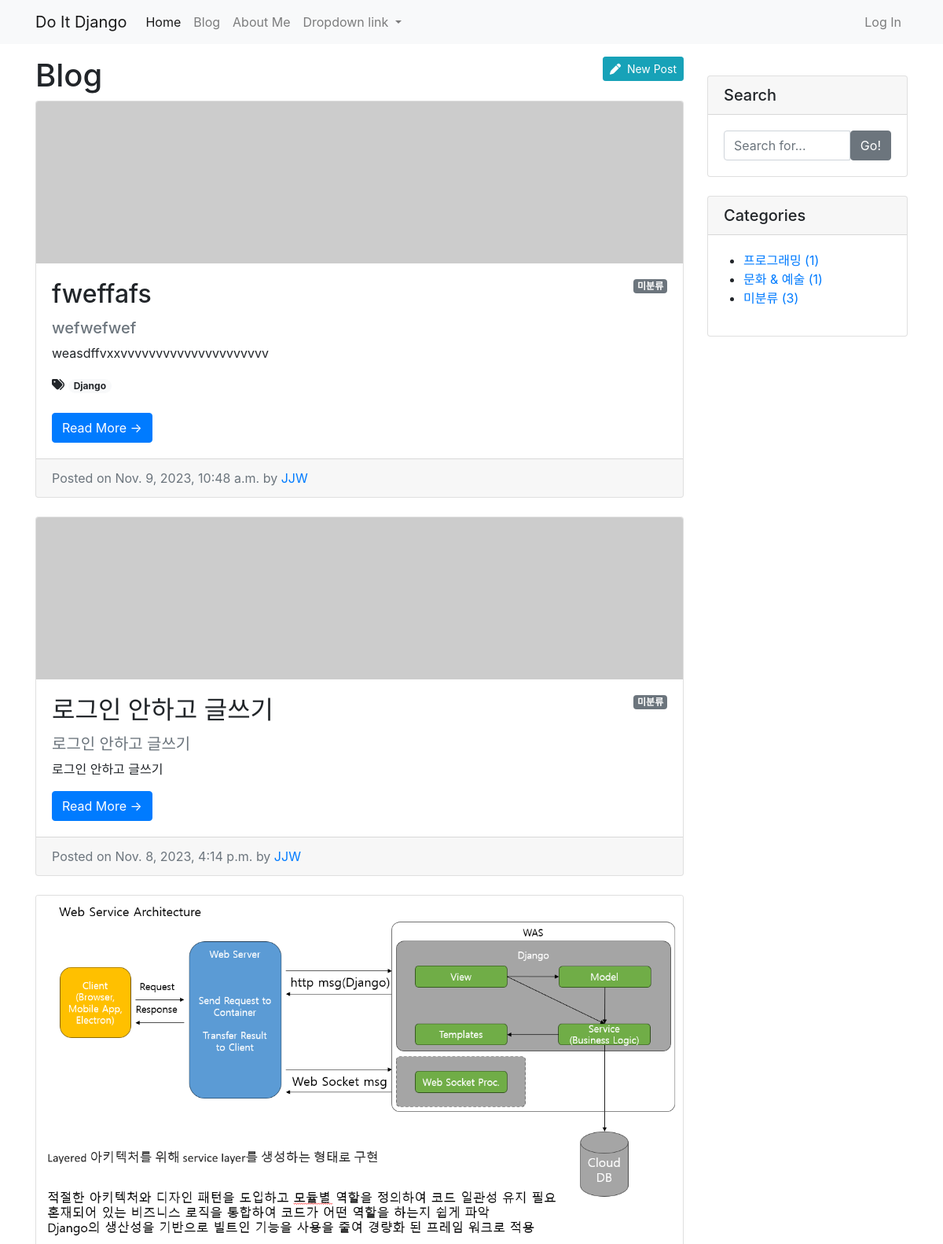
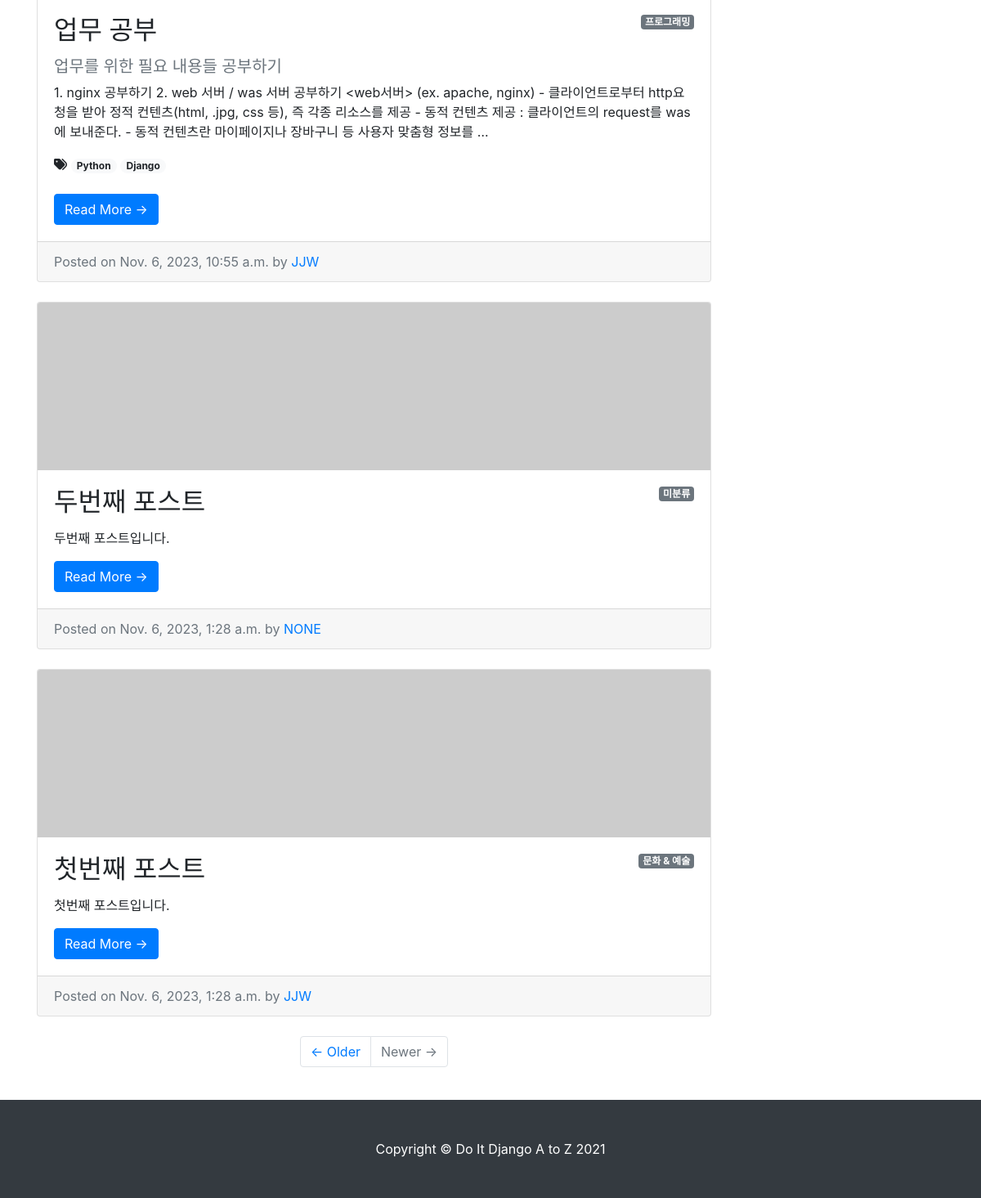
Page /blog/ (signed in) on the committed database (2 pictures, top to bottom).
### blog/models.py (models this page shows, shortened)
class Post(models.Model):
    title = models.CharField(max_length=30)
    hook_text = models.CharField(max_length=100, blank=True)
    content = models.TextField()
    head_image = models.ImageField(upload_to='blog/images/%Y/%m/%d/', blank=True)
    file_upload = models.FileField(upload_to='blog/files/%Y/%m/%d/', blank=True)
    created_at = models.DateTimeField(auto_now_add=True)
    updated_at = models.DateTimeField(auto_now=True)
    author = models.ForeignKey(User, null=True, blank=True, on_delete=models.SET_NULL)  # 작성자가 삭제되면 해당 작성자가 작성한 포스트에 작성자를 빈 칸으로 둔다.
    category = models.ForeignKey(Category, null=True, blank=True, on_delete=models.SET_NULL)
    tags = models.ManyToManyField(Tag, blank=True)  # ManyToManyField는 기본적으로 null=True가 설정되어 있어 따로 입력한 null=True는 효과가 없다.
    def __str__(self):
        return f'[{self.pk}] {self.title} :: {self.author}'
    def get_absolute_url(self):
        return f'/blog/{self.pk}/'

class Tag(models.Model):
    name = models.CharField(max_length=50)
    slug = models.SlugField(max_length=200, unique=True, allow_unicode=True)
    def __str__(self):
        return self.name
    def get_absolute_url(self):
        return f'/blog/tag/{self.slug}/'

class Category(models.Model):
    name = models.CharField(max_length=50, unique=True)
    slug = models.SlugField(max_length=200, unique=True, allow_unicode=True)
    def __str__(self):  # 해당 클래스로 만들어진 인스턴트 자체를 출력할 때, 문자열로 설명해주기 위한 메서드이다.
        return self.name
    def get_absolute_url(self):
        return f'/blog/category/{self.slug}/'
    class Meta:
        verbose_name_plural = 'Categories'  # admin 페이지 내의 자동으로 설정된 'Categorys'를 'Categories'로 변경

### blog/views.py (the view)
# urls.py: path('', views.PostList.as_view()),
class PostList(ListView):
    model = Post
    ordering = '-pk'
    def get_context_data(self, **kwargs):
        context = super(PostList, self).get_context_data()
        context['categories'] = Category.objects.all()
        context['no_category_post_count'] = Post.objects.filter(category=None).count()
        return context

### blog/templates/blog/post_list.html (shortened to what this page needs)
{% extends 'blog/base.html' %}
{% block main_area %}
    {% if user.is_authenticated %}
        {% if user.is_superuser or user.is_staff %}
            <a class="btn btn-info btn-sm float-right" href="/blog/create_post/" role="button"><i class="fas fa-pen"></i>&nbsp;&nbsp;New Post</a>
        {% endif %}
    {% endif %}
    <h1>Blog
    </h1>
        {% if post_list.exists %}
            {% for p in post_list %}
                <div class="card mb-4" id="post-{{ p.pk }}">
                    {% if p.head_image %}
                    <img class="card-img-top" src="{{ p.head_image.url }}" alt="{{ p }} head image">
                    {% else %}
                    <img class="card-img-top" src="https://picsum.photos/seed/{{ p.id }}/800/200" alt="random_image">
                    {% endif %}
                    <div class="card-body">
                        {% if p.category %}
                            <span class="badge badge-secondary float-right">{{ p.category }}</span>
                        {% else %}
                            <span class="badge badge-secondary float-right">미분류</span>
                        {% endif %}
                        <h2 class="card-title">{{ p.title }}</h2>
                        {% if p.hook_text %}
                            <h5 class="text-muted">{{ p.hook_text }}</h5>
                        {% endif %}
                        <p class="card-text">{{ p.content | truncatewords:45 }}</p>
                        {% if p.tags.exists %}
                            <i class="fas fa-tags"></i>
                            {% for tag in p.tags.iterator %}
                                <a href="{{ tag.get_absolute_url }}"><span class="badge badge-pill badge-light">{{ tag }}</span></a>
                            {% endfor %}
                            <br />
                            <br />
                        {% endif %}
                        <a href="{{ p.get_absolute_url }}" class="btn btn-primary">Read More &rarr;</a>
                    </div>
                    <div class="card-footer text-muted">
                        Posted on {{ p.created_at }} by
                        <a href="#">{{ p.author | upper }}</a>
                    </div>
                </div>
            {% endfor %}
        {% else %}
            <h3>아직 게시물이 없습니다.</h3>
        {% endif %}
        <ul class="pagination justify-content-center mb-4">
            <li class="page-item">
                <a class="page-link" href="#">&larr; Older</a>
            </li>
            <li class="page-item disabled">
                <a class="page-link" href="#">Newer &rarr;</a>
            </li>
        </ul>
{% endblock %}

### blog/templates/blog/base.html (shortened to what this page needs)
<!DOCTYPE html>
<html>
{% load static %}
<head>
    <link rel="stylesheet" href="{% static 'blog/bootstrap/bootstrap.min.css' %}" media="screen">
</head>
<body>
    {% include 'blog/navbar.html' %}
    <div class="container my-3">
        <div class="row">
            <div class="col-md-8 col-lg-9" id="main-area">
                {% block main_area %}
                {% endblock %}
            </div>
            <div class="col-md-4 col-lg-3">
                <div class="card my-4">
                    <h5 class="card-header">Search</h5>
                    <div class="card-body">
                        <div class="input-group">
                            <input type="text" class="form-control" placeholder="Search for...">
                            <span class="input-group-btn">
                                <button class="btn btn-secondary" type="button">Go!</button>
                            </span>
                        </div>
                    </div>
                </div>
                <div class="card my-4">
                    <h5 class="card-header">Categories</h5>
                    <div class="card-body">
                        <div class="row">
                            <ul>
                                {% for category in categories %}
                                <li>
                                    <a href="{{ category.get_absolute_url }}">{{ category }} ({{ category.post_set.count }})</a>
                                </li>
                                {% endfor %}
                                <li>
                                    <a href="/blog/category/no_category/">미분류 ({{ no_category_post_count }})</a>
                                </li>
                            </ul>
                        </div>
                    </div>
                </div>
            </div>
        </div>
    </div>
    {% include 'blog/footer.html' %}
</body>
</html>

### rows in the picture
Post: shows "미분류", title "fweffafs", hook_text "wefwefwef", content "weasdffvxxvvvvvvvvvvvvvvvvvvvvv", created_at "Nov. 9, 2023, 10:48 a.m.", author "JJW"
Tag: name "Django"
Post: shows "미분류", title "로그인 안하고 글쓰기", hook_text "로그인 안하고 글쓰기", content "로그인 안하고 글쓰기", created_at "Nov. 8, 2023, 4:14 p.m.", author "JJW"
Post: head_image (picture), category "프로그래밍", title "업무 공부", hook_text "업무를 위한 필요 내용들 공부하기", content "1. nginx 공부하기 2. web 서버 / was 서버 공부하기 <web서버> (ex. apache, nginx) - 클라이언트로부터 http요청을 받아 정적 컨텐츠(html, .jpg, css 등), 즉 각종 리소스를 제공 - 동적 컨텐츠 제공 : 클라이언트의 request를 was에 보내준다. - 동적 컨텐츠란 마이페이지나 장바구니 등 사용자 맞춤형 정보를 …", created_at "Nov. 6, 2023, 10:55 a.m.", author "JJW"
Tag: name "Python"
Post: shows "미분류", title "두번째 포스트", content "두번째 포스트입니다.", created_at "Nov. 6, 2023, 1:28 a.m.", author "NONE"
Post: category "문화 & 예술", title "첫번째 포스트", content "첫번째 포스트입니다.", created_at "Nov. 6, 2023, 1:28 a.m.", author "JJW"
Category: name "프로그래밍", post_set.count "1"
Category: name "문화 & 예술", post_set.count "1"

### other values in the picture
{{ no_category_post_count }} "3"
